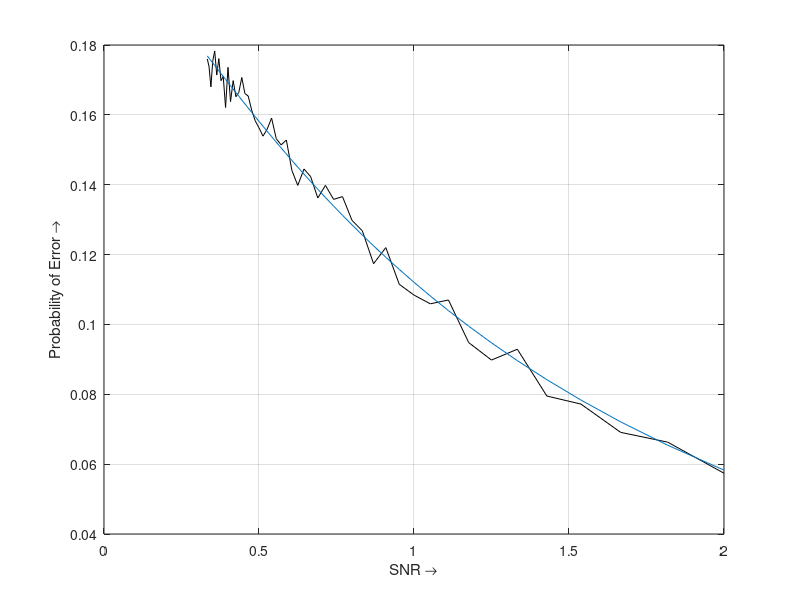
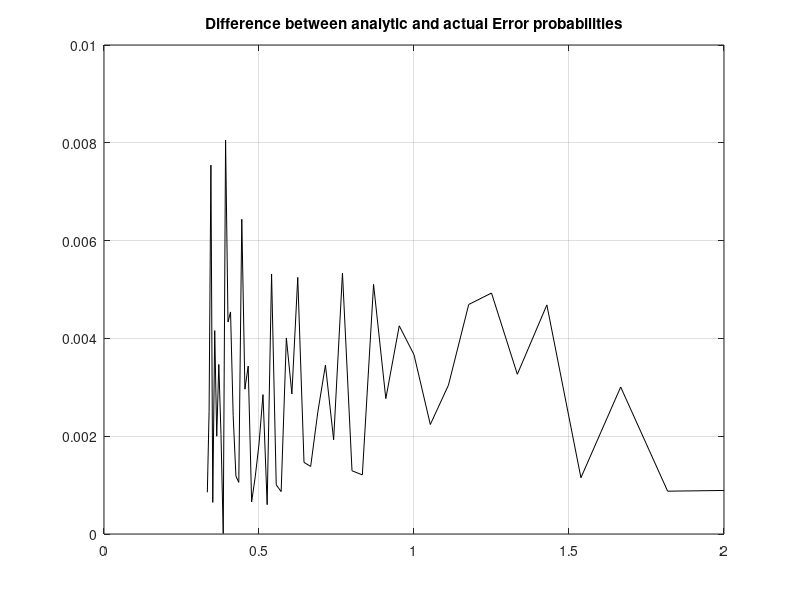

Recreate these plots in MATLAB, in order.
close all;
clear all;

n = 10000;
Ap = 1;
meanval = 0;
varianceval = 1;
threshold = 0;
Pm1 = 0.2;
Pm0 = 1 - Pm1;




er = [];
snr = [];

varianceval = 3:(-0.05):0.5;

a0 = (varianceval/(2*Ap))*log(Pm0/Pm1);

n1 = length(varianceval);

er = zeros(n1,1);
snr = zeros(n1,1);
estfn = zeros(n1,1);

for i = 1:n1
    bitarr = rand(n,1) > Pm0;
    insignal = 2*Ap*(bitarr) - Ap;
    noise = sqrt(varianceval(i))*randn(n,1) + meanval;
    outsig = insignal + noise;
    recvbitarr = outsig > a0(i);
    error = sum(recvbitarr ~= bitarr)/n;
    er(i) = error;
    snr(i) = Ap^2/varianceval(i);
    
    estfn(i) = Pm0*qfunc((a0(i) + Ap)/sqrt(varianceval(i)))  + Pm1*qfunc((Ap - a0(i))/sqrt(varianceval(i)));
    
end

plot(snr,er,'k');
hold on;

plot(snr,estfn);

xlabel('SNR \rightarrow');
ylabel('Probability of Error \rightarrow');

grid on;

figure();


plot(snr,abs(estfn - er),'k');
title('Difference between analytic and actual Error probabilities')
grid on;

